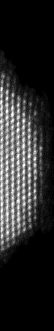
%> input picture tiltser_W.tif, 54 x 331 px
$ octave NLoG_blob_detection.m   (GNU Octave 9; MATLAB toolbox functions it lacks are replaced by stand-ins)
%> lines starting %> are read from the running program, lines starting %| are printed output that depends on the picture; in (x1, y1, x2, y2) boxes, pixels count from 0 and x2, y2 are one past the last pixel; in counts of white or black regions, pixels touching at a corner belong together; the program's own positions count from 1
### capitulo_1/blobDetector.m
function [x,y] = blobDetector(I, sgm_list, delta, n_suav, ImgLabel)
    % Inicializamos el tensor S(x,y,sigma)
    N = length(sgm_list);
    [n,m] = size(I);
    S = zeros(n*n_suav,m*n_suav,N);

    % Inicializamos la figura con la imagen original
    subplot(1,N+2,1);
    imagesc(I), axis off
    title("STME img.")

    % Generamos grid del filtro
    x = linspace(-m, m, m);
    y = linspace(-n, n, n);
    [xx,yy] = meshgrid(x,y);

    % Generamos grid de suavizado
    xq = linspace(-m, m, m*n_suav);
    yq = linspace(-n, n, n*n_suav);
    [xq,yq] = meshgrid(xq,yq);

    % Bucle para los N sigmas
    for i = 1:N
        sigma = sgm_list(i);

        % Calculamos NLoG y lo convolucionamos
        NLoG = - 1/pi/sigma^2*(1 - (xx.^2 + yy.^2)/2/sigma^2).*exp(- (xx.^2 + yy.^2)/2/sigma^2);
        Iconv = conv2(I,NLoG,"same");

        % Suavizamos el resultado por interpolación
        Iconv_int = griddata(xx,yy,abs(Iconv),xq,yq,"cubic");

        % Almacenamos resultado y mostramos imagen filtrada
        S(:,:,i) = Iconv_int;
        subplot(1,N+2,i+1), imagesc(Iconv), axis off, colormap gray;
        title("$\sigma$ = " + num2str(sigma),'interpreter','latex')
    end

    % Inicializamos la imagen resultado
    subplot(1,N+2,N+2)
    I_res = imresize(I, [n*n_suav, m*n_suav]);
    pos = [5 n-20]*n_suav;
    I_res = insertText(I_res,pos,ImgLabel,'FontSize',10*n_suav,...
    'BoxOpacity',0,'TextColor','white');
    imagesc(I_res), axis off, colormap gray, hold on;

    % - Buscamos los puntos máximos para el primer sigma -
    i = 1;

    % Imponemos umbral delta
    Z = zeros(size(S(:,:,i)));
    for in = 1:size(S(:,:,i),1)
        for im = 1:size(S(:,:,i),2)
            if S(in,im,i)>delta
               Z(in,im) = S(in,im,i);
            else
               Z(in,im) = 0;
            end
        end
    end

    % Buscamos todos los máximos locales y los marcamos
    isMax = islocalmax(Z,1) & islocalmax(Z,2);
    isMax = imregionalmax(Z);
    [y,x] = find(isMax == 1);

    plot(x,y,'r+', 'MarkerSize', 3, 'LineWidth', 0.1);
    title("Resultado $\sigma$ = " + num2str(sgm_list(i)),'interpreter','latex')
    legend("Puntos de interés")

    % Visualización de Z (interesante para depurar)
    %figure(3), clf;
    %surf(Z);
end

### capitulo_1/NLoG_blob_detection.m
clc, clear, close all

%% Importación y limpiado de la imagen
% Leemos el mapa de bits que sale del microscopio
I = double(imread('../tiltser_W.tif',6));
%> I: size 331x54 double; min 0, max 65535, mean 10864.7; mean of the top-left, top-right, bottom-left and bottom-right quarters 16444.2, 5150.8, 16777.3, 5085.4

% Normalizamos
I = I/max(max(I));

% Recortamos región de la izquierda
% (Es heurístico pero ayuda a mejorar la calidad de la convolución)
[~,m] = size(I);
%> m = 54
I = I(:,9:m);
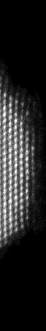
%> I: size 331x46 double; min 0, max 1, mean 0.14

% Limpiamos el ruido de la imagen con SVD (escogemos menor r posible)
r = 3;
[U,S,V] = svd(I);
If = U(:,1:r)*S(1:r,1:r)*V(:,1:r)';

% Limpiamos el ruido de la imagen con FFT
thresh = 0.01;
Yt = fft2(I);
Max = max(max(abs(Yt)));
%> Max = 2130.3
ind = abs(Yt) > thresh*Max;
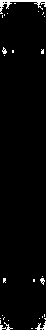
%> ind: size 331x46 logical; 2.7% white; 27 white regions (23 under 20 px), largest, box (x1, y1, x2, y2) and area: (0, 0, 46, 14) 179, (0, 321, 46, 331) 125, (2, 47, 7, 54) 20, (40, 278, 45, 285) 20
Atlow = single(Yt .* ind);
Ilow = double(ifft2(Atlow));
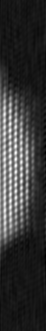
%> Ilow: size 331x46 double; min -0.0962, max 1.03, mean 0.14; drawn with min black and max white

%% Aplicamos el algoritmo
sgm_list = [2.0];

% Para la imagen sin filtrar
figure(1), clf
blobDetector(I,sgm_list,0.0495,4,"");
%> in blobDetector, `title("STME img.")`:
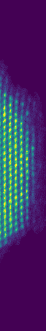
%> displayed picture: size 331x46x3, on the screen's scale of 0 to 255; mean R, G, B 66.7, 41.7, 100.5
%> the loop in blobDetector, `for i = 1:N` made 1 pass
%> pass 1, in blobDetector, `Iconv = conv2(I,NLoG,"same");`:
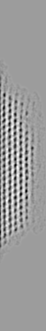
%> Iconv: size 331x46 double; min -0.0833, max 0.0526, mean -0.000375; drawn with min black and max white
%> the run ends on the next line
